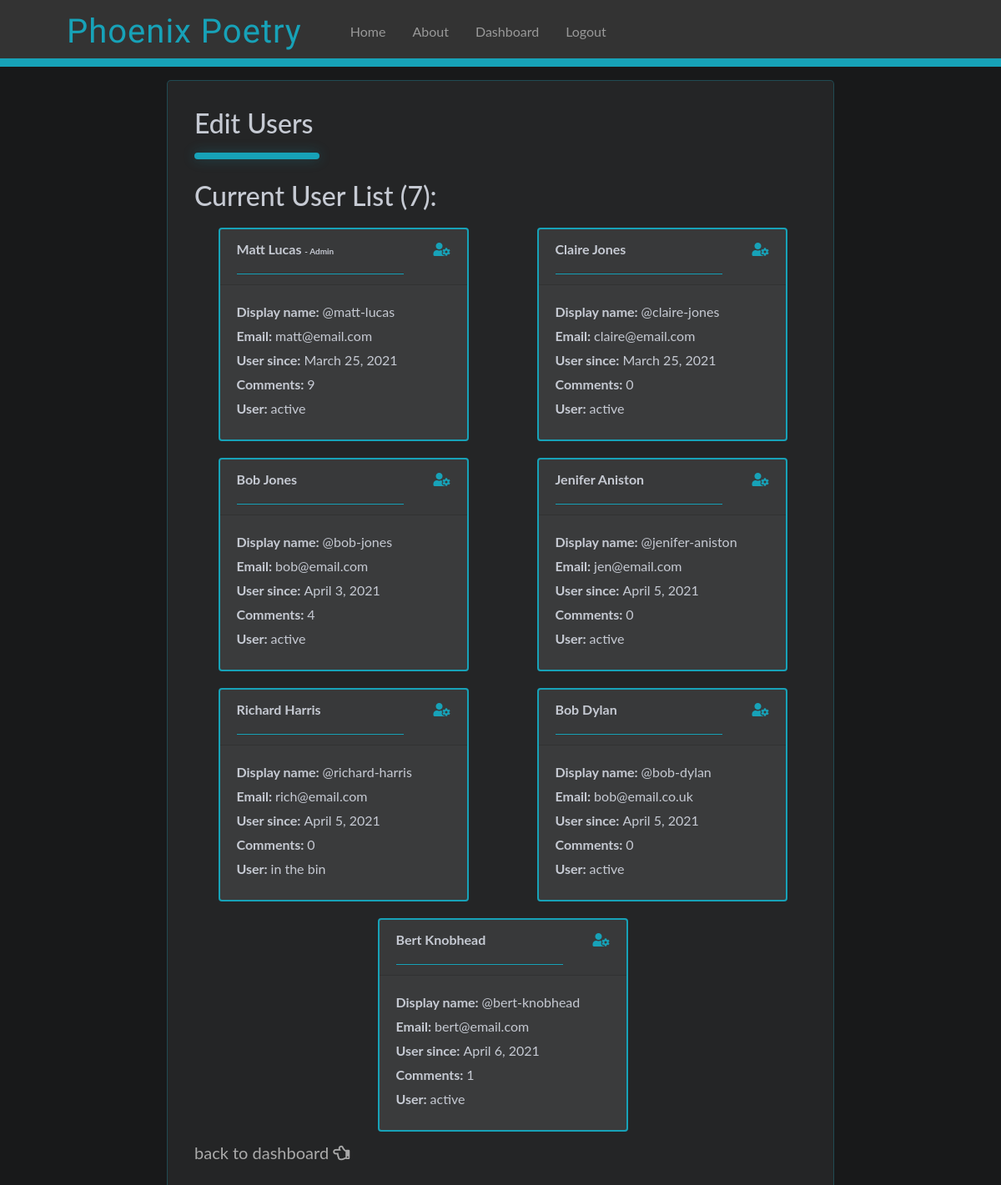
The app's page /users/edit (signed in) with its own data.
### mattsmentalhealthpoetry/models.py (models this page shows, shortened)
class User(db.Model, UserMixin):
    id = db.Column(db.Integer, primary_key=True)
    name = db.Column(db.String(64), nullable=False, unique=True, index=True)
    email = db.Column(db.String(64), nullable=False, unique=True, index=True)
    display_name = db.Column(db.String(64), index=True)
    admin = db.Column(db.Boolean, nullable=False, default=False)
    active = db.Column(db.Boolean, nullable=False, default=True)
    creation_date = db.Column(db.DateTime, default=datetime.utcnow)
    password_hash = db.Column(db.String(128))
    poems = db.relationship('Poem', backref='user', lazy=True)
    comments = db.relationship('Comment', backref='author', lazy=True)

### mattsmentalhealthpoetry/users/views.py (the view)
@bp.route('/users/edit')
@login_required
def edit_users():
    if not current_user.admin:
        return redirect(url_for('core.home'))
    user_list = User.query.all()
    return render_template('edit_users.html', title="Edit Users",
                            user_list=user_list)

### mattsmentalhealthpoetry/models.py (called while the page is built)
@login_manager.user_loader
def load_user(user_id):
    return User.query.get(user_id)

### mattsmentalhealthpoetry/templates/edit_users.html (shortened to what this page needs)
{% extends 'base.html' %}
{% block content %}
  <div class="container" id="login-page">
    <div class="jumbotron login-style" style="max-width: 800px;">
        <h1>Edit Users</h1>
        <hr class="hr-head" style="width: 150px;">
        {% if user_list %}
          <h4 class="">Current User List ({{ user_list | length - 1 }}):</h4>
        {% else %}
          <h4>No Users</h4>
        {% endif %}
            {% include '_current_user_list.html' %}
      <div class="footer">
        <a class="back-to-dash"
           href="{{ url_for('dashboard.admin') }}">back to dashboard
          <span>
            <i class="far fa-hand-point-left"></i>
          </span>
        </a>
      </div>
    </div>
  </div>
{% endblock %}

### mattsmentalhealthpoetry/templates/_current_user_list.html (shortened to what this page needs)
{% if user_list %}
  <div class="user-list-container user-list-style">
    <div class="row">
    {% for user in user_list %}
      {% if user.name != "Dan Lucas" %}
        <div class="user-list">
            <div class="card user-card">
              <div class="card-header">
                <a style="font-weight: bold;">{{ user.name }}
                  {% if user.admin %}
                    <span style="font-size: 10px">- Admin</span>
                  {% endif %}
                </a>
                <span style="float: right;">
                  <p style="cursor: pointer; color: var(--color-secondary);" class="pub-men-options member-style"
                     id="user-select-popup{{ user.id }}"><i class="fas fa-user-cog"></i>
                  </p>
                </span>
                <hr id="user-list-hr">
              </div>
              <div class="card-body" id="userlist-users">
                <p class="">Display name: <span style="font-weight: normal">{{ user.display_name }}</span></p>
                <p class="">Email: <span style="font-weight: normal">{{ user.email }}</span></p>
                <p class="">User since: <span style="font-weight: normal">{{ moment(user.creation_date).format('LL') }}</span></p>
                <p class="">Comments: <span style="font-weight: normal">{{ user.comments | length }}</span></p>
                {% if user.active %}
                  <p class="">User: <span style="font-weight: normal">active</span></p>
                {% else %}
                  <p class="">User: <span style="font-weight: normal">in the bin</span></p>
                {% endif %}
              </div>
            </div>
          </div>
        {% endif %}
      {% endfor %}
    </div>
  </div>
{% endif %}

### mattsmentalhealthpoetry/static/css/main.css (style rules this page uses)
:root { --bg-color: #18191A; --bg-display: #242526; --text-color: #c6cad3; --color-secondary: #17A2B8; --color-third: #3A3B3C; --color-secondaryT: rgba(23, 162, 184, 0.3); --bg-colorT: rgba(24, 25, 26, 0.3); }
body { background-color: #18191A; font-family: 'lato', sans-serif; }
.jumbotron { background-color: var(--bg-display); margin: 0; }

### mattsmentalhealthpoetry/static/css/dashboard.css (style rules this page uses)
.jumbotron { padding: 32px 32px; }
.hr-head { border-top: 3px solid var(--color-secondary); border-bottom: 1px solid #fff; margin-left: 0; border-radius: 5px; box-shadow: 0 0 15px var(--color-secondaryT); }
.back-to-dash { color: #aaa; padding: 15px 0 0 0; font-size: 1.25rem; magin-top: 50px; }
.user-list, .user-list-dash { margin: 10px; margin-left: auto; margin-right: auto; }
.user-list-container { display: inline-block; align-items: center; justify-content: space-around; }
.user-list .user-card, .user-list-dash .user-card { border: 2px solid var(--color-secondary); margin-left: 5px; }
.user-list .card, .user-list .user-card { min-width: 300px; background-color: var(--color-third); color: var(--text-color); }
.user-list-style .card-body p { font-weight: bold; margin: 0; }
#userlist-users p { padding-bottom: 5px; }
.pub-men-options { position: relative; display: inline-block; margin: 0; }

### mattsmentalhealthpoetry/static/css/user.css (style rules this page uses)
#login-page .login-style { border: 1px solid var(--color-secondaryT); max-width: 550px; margin: 20px auto; }
#login-page .login-style h1, #login-page .login-style h4 { color: var(--text-color); font-size: 2rem; }
#login-page .login-style hr { border-bottom: 5px solid var(--color-secondary); width: 200px; margin-left: 0; margin-bottom: 25px; }
#login-page #user-list-hr { border-bottom: 1px solid var(--color-secondary); padding-bottom: 0; margin-bottom: 0; }

### mattsmentalhealthpoetry/static/css/view_poem.css (style rules this page uses)
.footer { height: 100px; background-color: var(--bg-third); }

### records on screen
User: name "Matt Lucas", admin "- Admin", display_name "@matt-lucas", email "matt@email.com", creation_date "March 25, 2021", comments|length "9", shows "User:", active "active"
User: name "Claire Jones", display_name "@claire-jones", email "claire@email.com", creation_date "March 25, 2021", comments|length "0", shows "User:", active "active"
User: name "Bob Jones", display_name "@bob-jones", email "bob@email.com", creation_date "April 3, 2021", comments|length "4", shows "User:", active "active"
User: name "Jenifer Aniston", display_name "@jenifer-aniston", email "jen@email.com", creation_date "April 5, 2021", comments|length "0", shows "User:", active "active"
User: name "Richard Harris", display_name "@richard-harris", email "rich@email.com", creation_date "April 5, 2021", comments|length "0", shows "User:", active "in the bin"
User: name "Bob Dylan", display_name "@bob-dylan", email "bob@email.co.uk", creation_date "April 5, 2021", comments|length "0", shows "User:", active "active"
User: name "Bert Knobhead", display_name "@bert-knobhead", email "bert@email.com", creation_date "April 6, 2021", comments|length "1", shows "User:", active "active"

### other values on screen
{{ user_list | length - 1 }} "7"
